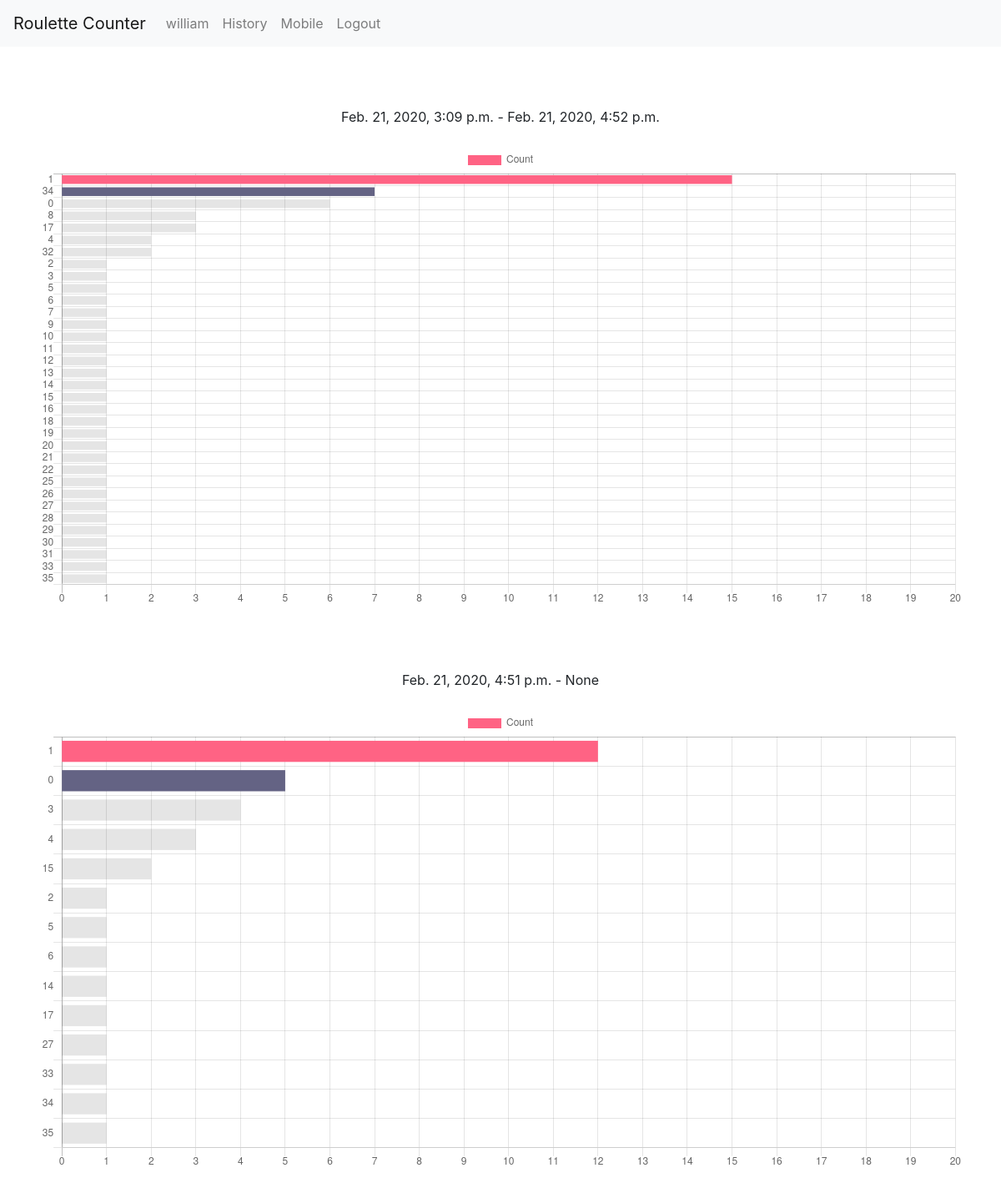
The app's page /history (signed in) with its own data.
### roulettecounter/models.py (models this page shows, shortened)
class Session(models.Model):
    date_start = models.DateTimeField()
    date_end = models.DateTimeField(null=True, default=None)
    user = models.ForeignKey(User, null=True, on_delete=models.CASCADE)
    board_stat = models.ForeignKey(BoardStat, null=True, on_delete=models.CASCADE)
    '''
    Returns the current session, otherwise returns None if we're currently not in a session
    '''

### roulettecounter/views.py (the view)
# urls.py: path('history', views.history_request, name="history"),
def history_request(request):
    if not request.user.is_authenticated:
        messages.error(request, "Must be logged in to show history.")
        return redirect("roulettecounter:home")
    context = {}
    context["sessions"] = []
    sessions = Session.objects.filter(user=get_user(request)).order_by('-date_end')
    for session in sessions:
        labels, data = get_hot_numbers(request, session)
        context["sessions"].append([session, labels, data])
        print(labels)
        print(data)
    return render(request=request, template_name="roulettecounter/history.html", context=context)

### roulettecounter/views.py (called while the page is built)
def get_hot_numbers(request, session, limit=37):
    hot_numbers = []
    for number_stat in NumberStat.objects.filter(session=session):
        if number_stat.appearances > 0:
            hot_numbers.append((number_stat.number, number_stat.appearances))
    hot_numbers.sort(key=itemgetter(1), reverse=True)
    labels = [e[0] for e in hot_numbers][:limit]
    data = [e[1] for e in hot_numbers][:limit]
    return labels, data

### roulettecounter/templates/roulettecounter/history.html (shortened to what this page needs)
{% extends "roulettecounter/base.html" %}
{% block content %}
{% for session in sessions %}
  {% if session.1 %}
    <br>
    <br>
    <div class="d-flex justify-content-center">{{session.0.date_start}} - {{session.0.date_end}}</div>
    <br>
    {% include "roulettecounter/includes/hotnumbers.html" with chartName=session.0.date_end data=session.2 labels=session.1 %}
    <br>
  {% endif %}
{% endfor %}
{% endblock %}

### roulettecounter/templates/roulettecounter/includes/navbar.html (shortened to what this page needs)
<nav class="navbar navbar-expand-lg navbar-light bg-light">
    <a class="navbar-brand" href="/">Roulette Counter</a>
    <div class="collapse navbar-collapse" id="navbarSupportedContent">
        <ul class="navbar-nav mr-auto">
            {% if user.is_authenticated %}
            <li class="nav-item">
                <a class="nav-link" href="/">{{user.username}}</a>
            </li>
            <li class="nav-item">
                <a class="nav-link" href="/history">History</a>
            </li>
            <li class="nav-item">
                <a class="nav-link" href="/mobile">Mobile</a>
            </li>
            <li class="nav-item">
                <a class="nav-link" href="/logout">Logout</a>
            </li>
            {% endif %}
        </ul>
    </div>
</nav>

### roulettecounter/templates/roulettecounter/includes/hotnumbers.html (shortened to what this page needs)
<canvas id="{{chartName}}"></canvas>
<script>
  var ctx = document.getElementById("{{chartName}}").getContext('2d');
  var chart = new Chart(ctx, {
    // The type of chart we want to create
    type: 'horizontalBar',
    // The data for our dataset
    data: {
      labels: {{ labels|safe }},
      datasets: [{
        label: 'Count',
        backgroundColor: [
          'rgb(255, 99, 132)',
          'rgb(100, 99, 132)'
        ],
        // borderColor: 'rgb(255, 99, 132)',
        data: {{ data|safe }}
      }]
    },
    // Configuration options go here
    options: {
      scales: {
        xAxes: [{
          ticks: {
            beginAtZero: true,
            stepSize: 1,
            suggestedMin: 0,
            suggestedMax: 20
          }
        }]
      }
    }
  });
</script>

### records on screen
Session: date_start "Feb. 21, 2020, 3:09 p.m.", date_end "Feb. 21, 2020, 4:52 p.m."
Session: date_start "Feb. 21, 2020, 4:51 p.m.", date_end "None"

### other values on screen
{{ user.username }} "william"
chart data {{ labels|safe }} [1, 34, 0, 8, 17, 4, 32, 2, 3, 5, 6, 7, 9, 10, 11, 12, 13, 14, 15, 16, 18, 19, 20, 21, 22, 25, 26, 27, 28, 29, 30, 31, 33, 35], [1, 0, 3, 4, 15, 2, 5, 6, 14, 17, 27, 33, 34, 35]
chart data {{ data|safe }} [15, 7, 6, 3, 3, 2, 2, 1, 1, 1, 1, 1, 1, 1, 1, 1, 1, 1, 1, 1, 1, 1, 1, 1, 1, 1, 1, 1, 1, 1, 1, 1, 1, 1], [12, 5, 4, 3, 2, 1, 1, 1, 1, 1, 1, 1, 1, 1]
